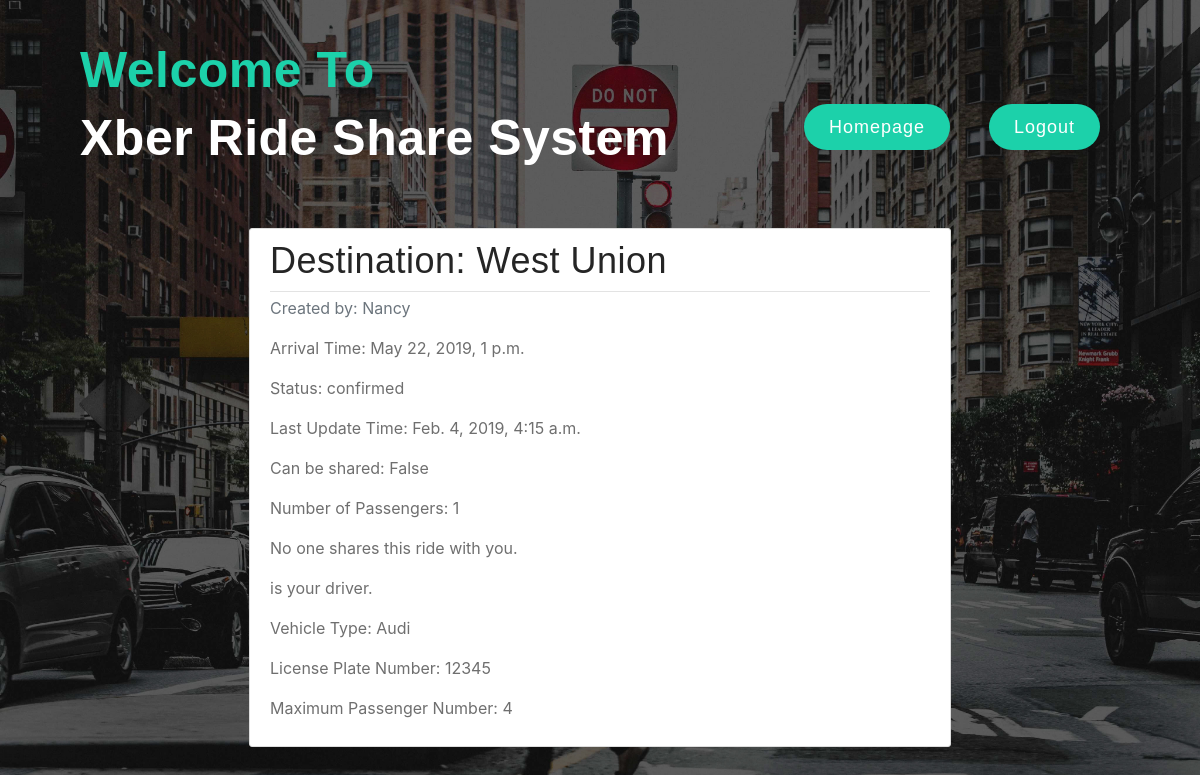
/rideService/owner/requests/27/detail/ (signed in), run on the app's committed database.
### rideService/models.py (models this page shows, shortened)
class Request(models.Model):
    ride_owner = models.ForeignKey(User, on_delete=models.CASCADE)
    driver = models.ForeignKey('Driver', on_delete=models.SET_NULL, default=None, null=True)
    sharer = models.ForeignKey(User, on_delete=models.SET_NULL, default=None, null=True, related_name='sharer_request')
    destination = models.CharField(max_length=1000)
    arrival_time = models.DateTimeField()
    num_passengers = models.IntegerField(
        default=1,
        validators=[
            MaxValueValidator(10),
            MinValueValidator(1)
        ]
    )
    num_sharer = models.IntegerField(
        default=0,
        validators=[
            MaxValueValidator(10),
            MinValueValidator(0)
        ]
    )
    shareable = models.BooleanField(default=False)
    vehicle_type = models.CharField(max_length=200, null=True, blank=True)
    special_request = models.TextField(blank=True)
    status = models.CharField(max_length=1000)
    last_updated = models.DateTimeField(auto_now_add=True)

class Driver(models.Model):
    account = models.ForeignKey(User, on_delete=models.CASCADE)
    vehicle_type = models.CharField(max_length=200)
    license_number = models.CharField(max_length=200)
    max_passengers = models.IntegerField(
        default=1,
        validators=[
            MaxValueValidator(10),
            MinValueValidator(1)
        ]
    )
    special_info = models.TextField(blank=True)

### rideService/views.py (the view)
# urls.py: path('owner/requests/<int:pk>/detail/', views.RequestDetailView.as_view(), name='request-detail'),
class RequestDetailView(LoginRequiredMixin,DetailView):
    model = Request

### rideService/templates/rideService/request_detail.html
{% extends "rideService/homeBase.html" %}
{% block content %}
        <article class="media content-section" style="margin-right: 20%;margin-left: 20%;">
          <div class="media-body">
            <div class="article-metadata">
                <h2>Destination: {{ object.destination }}</h2>
            </div>
                <p class="text-muted">Created by: {{ object.ride_owner.username}}</p>
                <p class="article-content">Arrival Time: {{ object.arrival_time}}</p>
                <p class="article-content">Status: {{ object.status}}</p>
                <p class="article-content">Last Update Time: {{ object.last_updated}}</p>
                <p class="article-content">Can be shared: {{ object.shareable}}</p>
                <p class="article-content">Number of Passengers: {{ object.num_passengers}}</p>
                {% if object.sharer %}
                    <p class="article-content">{{ object.sharer.username}} sharers this ride with you.</p>
                    <p class="article-content">Number of shsrers: {{ object.num_sharer}}</p>
                {% else %}
                    <p class="article-content">No one shares this ride with you.</p>
                {% endif %}
                {% if object.driver %}
                    <p class="article-content">{{ object.driver.username}} is your driver.</p>
                    <p class="article-content">Vehicle Type: {{ object.driver.vehicle_type}}</p>
                    <p class="article-content">License Plate Number: {{ object.driver.license_number}}</p>
                    <p class="article-content">Maximum Passenger Number: {{ object.driver.max_passengers}}</p>
                {% endif %}
            </div>
        </article>
{% endblock content %}

### rideService/static/css/styles.css (style rules this page uses)
body { background-image: url("background.jpeg"); background-size: 100% auto; background-color:#000000; color: #333333; margin-top: 5rem; }
h1, h2, h3, h4, h5, h6 { font-weight: normal; color: #252525; letter-spacing: 0.5px; font-family: 'Montserrat', sans-serif; }
h2 { font-size: 36px; }
p { font-weight: 400; color: #6f6f6f; line-height: 24px; text-rendering: optimizeLegibility; }
.content-section { background: #ffffff; padding: 10px 20px; border: 1px solid #dddddd; border-radius: 3px; margin-bottom: 20px; }
.article-content { white-space: pre-line; }
.article-metadata { padding-bottom: 1px; margin-bottom: 4px; border-bottom: 1px solid #e3e3e3 }

### data on the page
Request: destination "West Union", ride_owner.username "Nancy", arrival_time "May 22, 2019, 1 p.m.", status "confirmed", last_updated "Feb. 4, 2019, 4:15 a.m.", shareable "False", num_passengers "1", driver.vehicle_type "Audi", driver.license_number "12345", driver.max_passengers "4"
